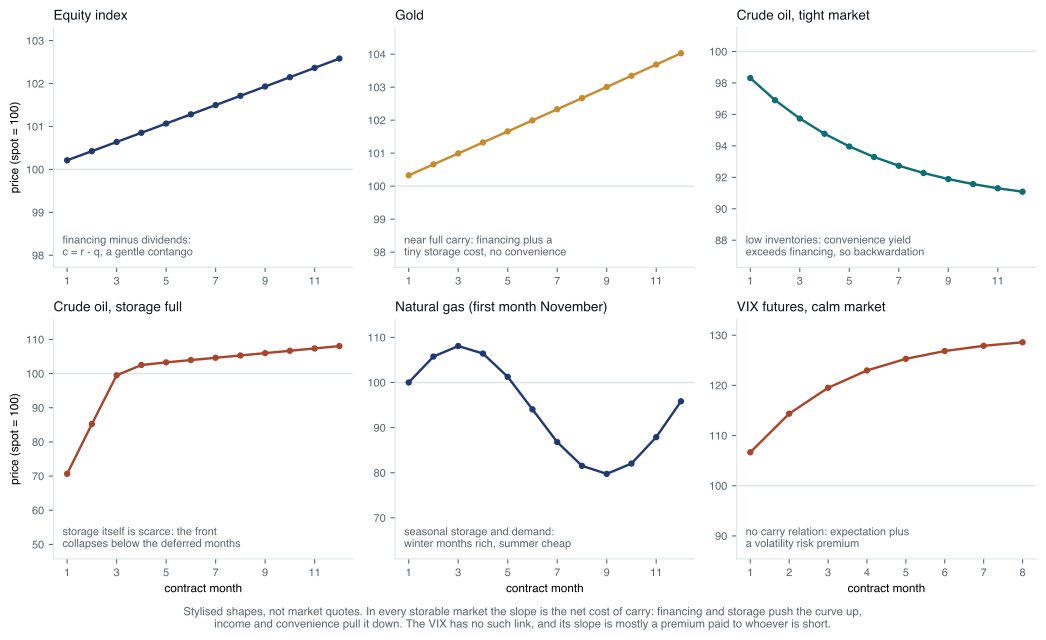

This chart was generated by the following Python code:
# Six stylised term structures and the carry term that shapes each one. These
# are shapes, not quotes: each curve is drawn from the cost-of-carry relation
# F = S exp(c * tau) with the net carry c chosen to match the market's usual
# driver, plus a seasonal term for natural gas and a mean-reverting expectation
# for the VIX, which has no cost of carry at all.
#
# Run standalone:  uv run --no-project --with matplotlib,numpy python <path>

import os

os.environ.setdefault("SOURCE_DATE_EPOCH", "1735689600")

import matplotlib

matplotlib.use("Agg")
matplotlib.rcParams["svg.fonttype"] = "path"
matplotlib.rcParams["svg.hashsalt"] = "fm_term_shapes"
matplotlib.rcParams["font.family"] = ["Helvetica", "Arial", "DejaVu Sans"]

from pathlib import Path

import matplotlib.pyplot as plt
import numpy as np

INK = "#10171B"
MUTED = "#58666E"
TEAL = "#0B6E75"
RUST = "#A8452B"
NAVY = "#1F3A6E"
GOLD = "#C98A2E"
FAINT = "#DCE4E6"

OUT = Path(__file__).with_suffix("")


def main() -> None:
    fig, axes = plt.subplots(2, 3, figsize=(11.0, 6.4))
    months = np.arange(1, 13)
    tau = months / 12.0

    panels = []
    panels.append(
        (
            "Equity index",
            "financing minus dividends:\nc = r - q, a gentle contango",
            100 * np.exp((0.0375 - 0.012) * tau),
            NAVY,
            months,
        )
    )
    panels.append(
        (
            "Gold",
            "near full carry: financing plus a\ntiny storage cost, no convenience",
            100 * np.exp((0.0375 + 0.002) * tau),
            GOLD,
            months,
        )
    )
    panels.append(
        (
            "Crude oil, tight market",
            "low inventories: convenience yield\nexceeds financing, so backwardation",
            100 * (0.90 + 0.10 * np.exp(-tau / 0.45)),
            TEAL,
            months,
        )
    )
    glut = 100 * np.exp((0.0375 + 0.04) * tau) + 30 * np.exp(-((months - 1) ** 2) / 1.6) * (-1)
    panels.append(
        (
            "Crude oil, storage full",
            "storage itself is scarce: the front\ncollapses below the deferred months",
            glut,
            RUST,
            months,
        )
    )
    season = 3.4 * np.exp(0.0375 * tau) * (1 + 0.16 * np.cos(2 * np.pi * (months - 3) / 12))
    panels.append(
        (
            "Natural gas (first month November)",
            "seasonal storage and demand:\nwinter months rich, summer cheap",
            season / season[0] * 100,
            NAVY,
            months,
        )
    )
    vmonths = np.arange(1, 9)
    vix = 16.0 + 3.5 * (1 - np.exp(-(vmonths - 1) / 2.5))
    panels.append(
        (
            "VIX futures, calm market",
            "no carry relation: expectation plus\na volatility risk premium",
            vix / 15.0 * 100,
            RUST,
            vmonths,
        )
    )

    for ax, (title, sub, curve, colour, xs) in zip(axes.flat, panels):
        ax.plot(xs, curve, "o-", color=colour, lw=1.8, ms=3.8)
        ax.axhline(100, color=FAINT, lw=1.0, zorder=0)
        ax.set_title(title, fontsize=10.2, color=INK, loc="left")
        ax.text(0.03, 0.04, sub, transform=ax.transAxes, fontsize=8.2, color=MUTED, va="bottom")
        lo, hi = curve.min(), curve.max()
        pad = max(1.2, 0.35 * (hi - lo))
        ax.set_ylim(min(lo, 100) - pad * 1.9, max(hi, 100) + pad * 0.6)
        ax.set_xticks(xs if len(xs) <= 8 else xs[::2])
        ax.tick_params(labelsize=8.2, colors=MUTED)
        for s in ("top", "right"):
            ax.spines[s].set_visible(False)
        for s in ("left", "bottom"):
            ax.spines[s].set_color(FAINT)
    for ax in axes[1]:
        ax.set_xlabel("contract month", fontsize=8.8)
    for ax in axes[:, 0]:
        ax.set_ylabel("price (spot = 100)", fontsize=8.8)

    fig.text(
        0.5,
        -0.03,
        "Stylised shapes, not market quotes. In every storable market the slope is the net cost of carry: "
        "financing and storage push the curve up,\nincome and convenience pull it down. The VIX has no such link, "
        "and its slope is mostly a premium paid to whoever is short.",
        ha="center",
        fontsize=8.5,
        color=MUTED,
    )
    fig.tight_layout()
    for ext in ("pdf", "svg"):
        fig.savefig(f"{OUT}.{ext}", transparent=True, bbox_inches="tight")


if __name__ == "__main__":
    main()
